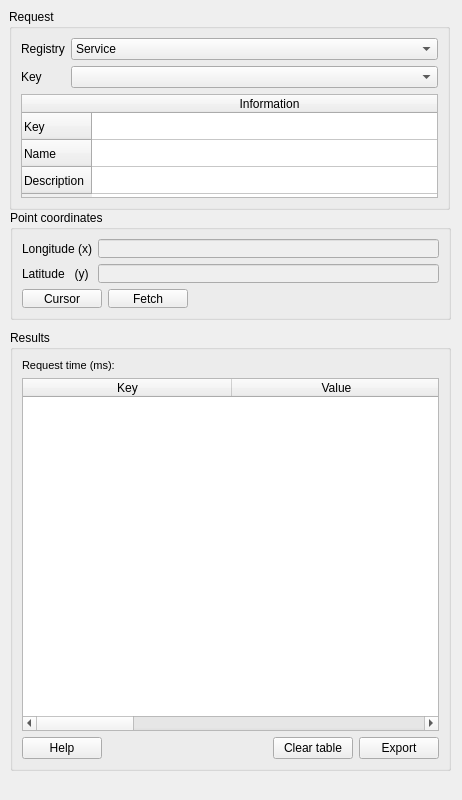
<?xml version="1.0" encoding="UTF-8"?>
<ui version="4.0">
 <class>GeoContextQGISPluginDockWidgetBase</class>
 <widget class="QDockWidget" name="GeoContextQGISPluginDockWidgetBase">
  <property name="geometry">
   <rect>
    <x>0</x>
    <y>0</y>
    <width>462</width>
    <height>800</height>
   </rect>
  </property>
  <property name="windowTitle">
   <string>GeoContext</string>
  </property>
  <widget class="QWidget" name="dockWidgetContents">
   <widget class="QGroupBox" name="gbResults">
    <property name="geometry">
     <rect>
      <x>10</x>
      <y>330</y>
      <width>441</width>
      <height>441</height>
     </rect>
    </property>
    <property name="title">
     <string>Results</string>
    </property>
    <layout class="QVBoxLayout" name="verticalLayout">
     <item>
      <widget class="QLabel" name="lblRequestTime">
       <property name="font">
        <font>
         <pointsize>8</pointsize>
        </font>
       </property>
       <property name="text">
        <string>Request time (ms):</string>
       </property>
      </widget>
     </item>
     <item>
      <widget class="QTableWidget" name="tblResult">
       <property name="enabled">
        <bool>true</bool>
       </property>
       <attribute name="horizontalHeaderDefaultSectionSize">
        <number>209</number>
       </attribute>
       <column>
        <property name="text">
         <string>Key</string>
        </property>
       </column>
       <column>
        <property name="text">
         <string>Value</string>
        </property>
       </column>
       <column>
        <property name="text">
         <string>Longitude</string>
        </property>
       </column>
       <column>
        <property name="text">
         <string>Latitude</string>
        </property>
       </column>
      </widget>
     </item>
     <item>
      <layout class="QHBoxLayout" name="hlResults">
       <item>
        <widget class="QPushButton" name="btnHelp">
         <property name="text">
          <string>Help</string>
         </property>
        </widget>
       </item>
       <item>
        <spacer name="hsResults">
         <property name="orientation">
          <enum>Qt::Horizontal</enum>
         </property>
         <property name="sizeHint" stdset="0">
          <size>
           <width>40</width>
           <height>18</height>
          </size>
         </property>
        </spacer>
       </item>
       <item>
        <widget class="QPushButton" name="btnClear">
         <property name="text">
          <string>Clear table</string>
         </property>
        </widget>
       </item>
       <item>
        <widget class="QPushButton" name="btnExport">
         <property name="text">
          <string>Export</string>
         </property>
        </widget>
       </item>
      </layout>
     </item>
    </layout>
   </widget>
   <widget class="QGroupBox" name="gbPointCoor">
    <property name="geometry">
     <rect>
      <x>10</x>
      <y>210</y>
      <width>441</width>
      <height>110</height>
     </rect>
    </property>
    <property name="title">
     <string>Point coordinates</string>
    </property>
    <layout class="QFormLayout" name="formLayout_2">
     <item row="0" column="0">
      <widget class="QLabel" name="lblLong">
       <property name="text">
        <string>Longitude (x)</string>
       </property>
      </widget>
     </item>
     <item row="0" column="1">
      <widget class="QgsFilterLineEdit" name="lineLong">
       <property name="enabled">
        <bool>false</bool>
       </property>
       <property name="readOnly">
        <bool>true</bool>
       </property>
       <property name="qgisRelation" stdset="0">
        <string notr="true"/>
       </property>
      </widget>
     </item>
     <item row="1" column="0">
      <widget class="QLabel" name="lblLat">
       <property name="text">
        <string>Latitude   (y)</string>
       </property>
      </widget>
     </item>
     <item row="1" column="1">
      <widget class="QgsFilterLineEdit" name="lineLat">
       <property name="enabled">
        <bool>false</bool>
       </property>
       <property name="readOnly">
        <bool>true</bool>
       </property>
       <property name="qgisRelation" stdset="0">
        <string notr="true"/>
       </property>
      </widget>
     </item>
     <item row="2" column="0" colspan="2">
      <layout class="QHBoxLayout" name="hlPointCoor">
       <item>
        <widget class="QPushButton" name="btnCursor">
         <property name="text">
          <string>Cursor</string>
         </property>
        </widget>
       </item>
       <item>
        <widget class="QPushButton" name="btnFetch">
         <property name="text">
          <string>Fetch</string>
         </property>
        </widget>
       </item>
       <item>
        <spacer name="horizontalSpacer">
         <property name="orientation">
          <enum>Qt::Horizontal</enum>
         </property>
         <property name="sizeHint" stdset="0">
          <size>
           <width>40</width>
           <height>20</height>
          </size>
         </property>
        </spacer>
       </item>
      </layout>
     </item>
    </layout>
   </widget>
   <widget class="QGroupBox" name="gbRequest">
    <property name="geometry">
     <rect>
      <x>9</x>
      <y>9</y>
      <width>441</width>
      <height>201</height>
     </rect>
    </property>
    <property name="title">
     <string>Request</string>
    </property>
    <layout class="QFormLayout" name="formLayout">
     <item row="0" column="0">
      <widget class="QLabel" name="lblRegistry">
       <property name="text">
        <string>Registry</string>
       </property>
      </widget>
     </item>
     <item row="0" column="1">
      <widget class="QComboBox" name="cbRegistry">
       <item>
        <property name="text">
         <string>Service</string>
        </property>
       </item>
       <item>
        <property name="text">
         <string>Group</string>
        </property>
       </item>
       <item>
        <property name="text">
         <string>Collection</string>
        </property>
       </item>
      </widget>
     </item>
     <item row="1" column="0">
      <widget class="QLabel" name="lblKey">
       <property name="text">
        <string>Key</string>
       </property>
      </widget>
     </item>
     <item row="1" column="1">
      <widget class="QComboBox" name="cbKey"/>
     </item>
     <item row="2" column="0" colspan="2">
      <widget class="QTableWidget" name="tblDetails">
       <property name="enabled">
        <bool>true</bool>
       </property>
       <attribute name="horizontalHeaderDefaultSectionSize">
        <number>355</number>
       </attribute>
       <attribute name="verticalHeaderDefaultSectionSize">
        <number>27</number>
       </attribute>
       <row>
        <property name="text">
         <string>Key</string>
        </property>
       </row>
       <row>
        <property name="text">
         <string>Name</string>
        </property>
       </row>
       <row>
        <property name="text">
         <string>Description</string>
        </property>
       </row>
       <column>
        <property name="text">
         <string>Information</string>
        </property>
       </column>
       <item row="0" column="0">
        <property name="text">
         <string/>
        </property>
        <property name="flags">
         <set>NoItemFlags</set>
        </property>
       </item>
       <item row="1" column="0">
        <property name="text">
         <string/>
        </property>
        <property name="flags">
         <set>NoItemFlags</set>
        </property>
       </item>
       <item row="2" column="0">
        <property name="text">
         <string/>
        </property>
        <property name="flags">
         <set>NoItemFlags</set>
        </property>
       </item>
      </widget>
     </item>
    </layout>
   </widget>
   <zorder>gbRequest</zorder>
   <zorder>gbPointCoor</zorder>
   <zorder>gbResults</zorder>
  </widget>
 </widget>
 <customwidgets>
  <customwidget>
   <class>QgsFilterLineEdit</class>
   <extends>QLineEdit</extends>
   <header>qgsfilterlineedit.h</header>
  </customwidget>
 </customwidgets>
 <resources/>
 <connections/>
</ui>
